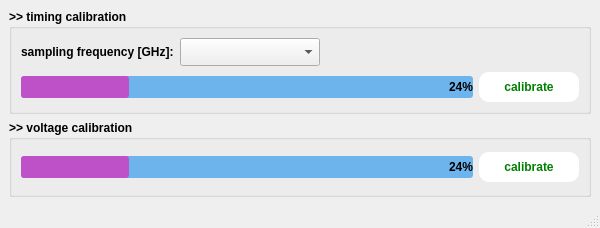
<?xml version="1.0" encoding="UTF-8"?>
<ui version="4.0">
 <class>DRS4BoardCalibrationDlg</class>
 <widget class="QMainWindow" name="DRS4BoardCalibrationDlg">
  <property name="geometry">
   <rect>
    <x>0</x>
    <y>0</y>
    <width>600</width>
    <height>228</height>
   </rect>
  </property>
  <property name="minimumSize">
   <size>
    <width>600</width>
    <height>228</height>
   </size>
  </property>
  <property name="maximumSize">
   <size>
    <width>600</width>
    <height>228</height>
   </size>
  </property>
  <property name="windowTitle">
   <string>MainWindow</string>
  </property>
  <widget class="QWidget" name="centralwidget">
   <layout class="QVBoxLayout" name="verticalLayout_3">
    <item>
     <widget class="QGroupBox" name="groupBox_time">
      <property name="font">
       <font>
        <weight>75</weight>
        <bold>true</bold>
       </font>
      </property>
      <property name="title">
       <string>&gt;&gt; timing calibration</string>
      </property>
      <property name="flat">
       <bool>false</bool>
      </property>
      <layout class="QVBoxLayout" name="verticalLayout_2">
       <item>
        <layout class="QHBoxLayout" name="horizontalLayout_2">
         <item>
          <widget class="QLabel" name="label">
           <property name="font">
            <font>
             <weight>75</weight>
             <bold>true</bold>
            </font>
           </property>
           <property name="text">
            <string>sampling frequency [GHz]:</string>
           </property>
          </widget>
         </item>
         <item>
          <widget class="QComboBox" name="comboBox_frequ">
           <property name="minimumSize">
            <size>
             <width>140</width>
             <height>28</height>
            </size>
           </property>
           <property name="maximumSize">
            <size>
             <width>140</width>
             <height>28</height>
            </size>
           </property>
          </widget>
         </item>
         <item>
          <spacer name="horizontalSpacer">
           <property name="orientation">
            <enum>Qt::Horizontal</enum>
           </property>
           <property name="sizeHint" stdset="0">
            <size>
             <width>40</width>
             <height>20</height>
            </size>
           </property>
          </spacer>
         </item>
        </layout>
       </item>
       <item>
        <layout class="QHBoxLayout" name="horizontalLayout_3">
         <item>
          <widget class="QProgressBar" name="progressBar_freq">
           <property name="minimumSize">
            <size>
             <width>0</width>
             <height>22</height>
            </size>
           </property>
           <property name="maximumSize">
            <size>
             <width>16777215</width>
             <height>22</height>
            </size>
           </property>
           <property name="styleSheet">
            <string notr="true">QProgressBar
{
    background: rgb(108, 180, 235);
    color: black;
    border-style: flat;
    border-radius: 3px;
    text-align: right;
	/*text-margin-right: 5px;*/
}
QProgressBar::chunk
{
	border-radius: 3px;
    background-color: rgba(199, 70, 195, 0.9);
}</string>
           </property>
           <property name="value">
            <number>24</number>
           </property>
          </widget>
         </item>
         <item>
          <widget class="QPushButton" name="pushButton_freqCalib">
           <property name="minimumSize">
            <size>
             <width>100</width>
             <height>30</height>
            </size>
           </property>
           <property name="maximumSize">
            <size>
             <width>100</width>
             <height>30</height>
            </size>
           </property>
           <property name="font">
            <font>
             <weight>75</weight>
             <bold>true</bold>
            </font>
           </property>
           <property name="styleSheet">
            <string notr="true">QPushButton {
border-style: flat;
background-color: white; 
color: green;
border-radius: 10;
}

QPushButton:disabled {
border-style: flat;
background-color:  rgb(236,236,236); 
color: rgb(140,140,140);
border-radius: 10;
}

QPushButton:hover {
border-style: flat; 
background-color: rgb(216,216,216);
color: green;
border-radius: 5;
}

QPushButton:pressed {
border-style: flat; 
background-color: transparent;
color: green;
border-radius: 2;
border-color: black;
}</string>
           </property>
           <property name="text">
            <string>calibrate</string>
           </property>
          </widget>
         </item>
        </layout>
       </item>
      </layout>
     </widget>
    </item>
    <item>
     <widget class="QGroupBox" name="groupBox_volt">
      <property name="font">
       <font>
        <weight>75</weight>
        <bold>true</bold>
       </font>
      </property>
      <property name="title">
       <string>&gt;&gt; voltage calibration</string>
      </property>
      <property name="flat">
       <bool>false</bool>
      </property>
      <layout class="QVBoxLayout" name="verticalLayout">
       <item>
        <layout class="QHBoxLayout" name="horizontalLayout">
         <item>
          <widget class="QProgressBar" name="progressBar_volt">
           <property name="minimumSize">
            <size>
             <width>0</width>
             <height>22</height>
            </size>
           </property>
           <property name="maximumSize">
            <size>
             <width>16777215</width>
             <height>22</height>
            </size>
           </property>
           <property name="styleSheet">
            <string notr="true">QProgressBar
{
    background: rgb(108, 180, 235);
    color: black;
    border-style: flat;
    border-radius: 3px;
    text-align: right;
	/*text-margin-right: 5px;*/
}
QProgressBar::chunk
{
	border-radius: 3px;
    background-color: rgba(199, 70, 195, 0.9);
}</string>
           </property>
           <property name="value">
            <number>24</number>
           </property>
          </widget>
         </item>
         <item>
          <widget class="QPushButton" name="pushButton_voltCalib">
           <property name="minimumSize">
            <size>
             <width>100</width>
             <height>30</height>
            </size>
           </property>
           <property name="maximumSize">
            <size>
             <width>100</width>
             <height>30</height>
            </size>
           </property>
           <property name="font">
            <font>
             <weight>75</weight>
             <bold>true</bold>
            </font>
           </property>
           <property name="styleSheet">
            <string notr="true">QPushButton {
border-style: flat;
background-color: white; 
color: green;
border-radius: 10;
}

QPushButton:disabled {
border-style: flat;
background-color:  rgb(236,236,236); 
color: rgb(140,140,140);
border-radius: 10;
}

QPushButton:hover {
border-style: flat; 
background-color: rgb(216,216,216);
color: green;
border-radius: 5;
}

QPushButton:pressed {
border-style: flat; 
background-color: transparent;
color: green;
border-radius: 2;
border-color: black;
}</string>
           </property>
           <property name="text">
            <string>calibrate</string>
           </property>
          </widget>
         </item>
        </layout>
       </item>
      </layout>
     </widget>
    </item>
   </layout>
  </widget>
  <widget class="QStatusBar" name="statusbar"/>
 </widget>
 <resources/>
 <connections/>
</ui>
